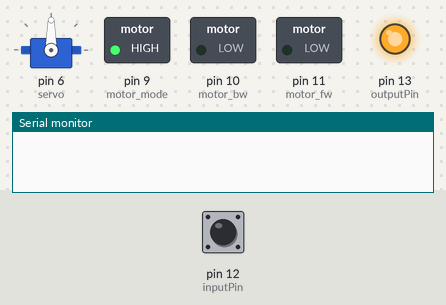
A sketch run on a simulated Arduino Uno, built with avr-gcc and run on an emulated ATmega328P. On the bench: servo, switched loads named in the sketch (green lamp = pin HIGH), output pins drawn as LEDs (lit = HIGH), the last lines printed to the serial monitor. The inputs (shaded band) are chosen by the test bench; at power-on: pin 12 (inputPin) LOW.

Above: at 1.2 s.
1.3 s: pin 12 (inputPin) pulsed HIGH 2 times (0.12 s each, 0.3 s apart)
At 3.0 s:
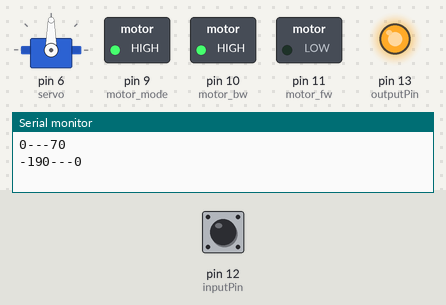
At 5.1 s:
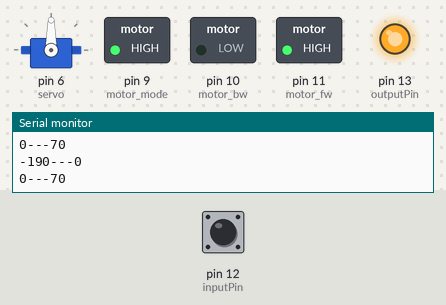
Timing chart, 0 to 6.6 s (numbered marks = the images above; inputs shaded):
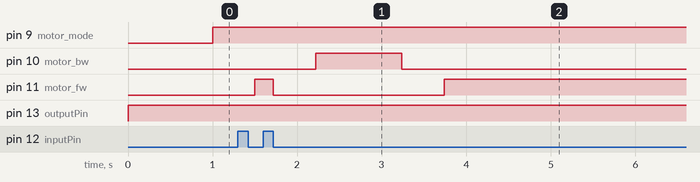

The sketch:

test_test.ino
```cpp
#include <Servo.h>

Servo myservo;    // create servo object to control a servo

int inputPin =12;    //ECHO pin
int outputPin=13;    //TRIG pin
int servo=6;    //Controls power to servo
int motor_fw = 11;
int motor_bw = 10;
int motor_mode = 9;

void setup() {
  Serial.begin(9600);
  pinMode(inputPin, INPUT);
  pinMode(outputPin, OUTPUT);
  pinMode(motor_fw, OUTPUT);
  pinMode(motor_bw, OUTPUT);
  pinMode(motor_mode, OUTPUT);
  myservo.attach(servo);   // attaches the servo on pin 9 to the servo object
}


void loop() {
  int counter;
  int val=0;
  digitalWrite(outputPin, LOW);    //Trigger ultrasonic detection
  delayMicroseconds(10);
  digitalWrite(outputPin, HIGH);    //Stop search for detection
  int distance = pulseIn(inputPin, HIGH);    //Read ultrasonic reflection
  distance= distance/58; //Calculate distance
  digitalWrite(motor_mode,1);

  if(distance >=0 && distance <=3){    //Close distance
    digitalWrite(motor_bw,0);
    delay(500);
    digitalWrite(motor_fw,1);

    if (distance <= 8 && distance >= 0){
      if (counter < 2){
        for (counter=0 ; counter<70 ; counter++)
          digitalWrite(servo, counter);
          delay(20);
        }
      else
         digitalWrite(servo,70);
    }
    Serial.print(distance);
    Serial.print("---");
    Serial.println(counter);
  }

  else{    //Far distance
    digitalWrite(motor_fw,0);
    delay(500);
    digitalWrite(motor_bw,1);

    if (counter>68){
      for (counter=70 ; counter>0 ; counter--)
        digitalWrite(servo, counter);
        delay(20);
      }
    else{
      digitalWrite(servo,0);
    }
    Serial.print(distance);
    Serial.print("---");
    Serial.println(counter);
  }

  delay(20);

}
```

Measured:
- after the input at 1.3 s, pin 10 (motor_bw): LOW → HIGH after 0.92 s, → LOW 1.0 s later
